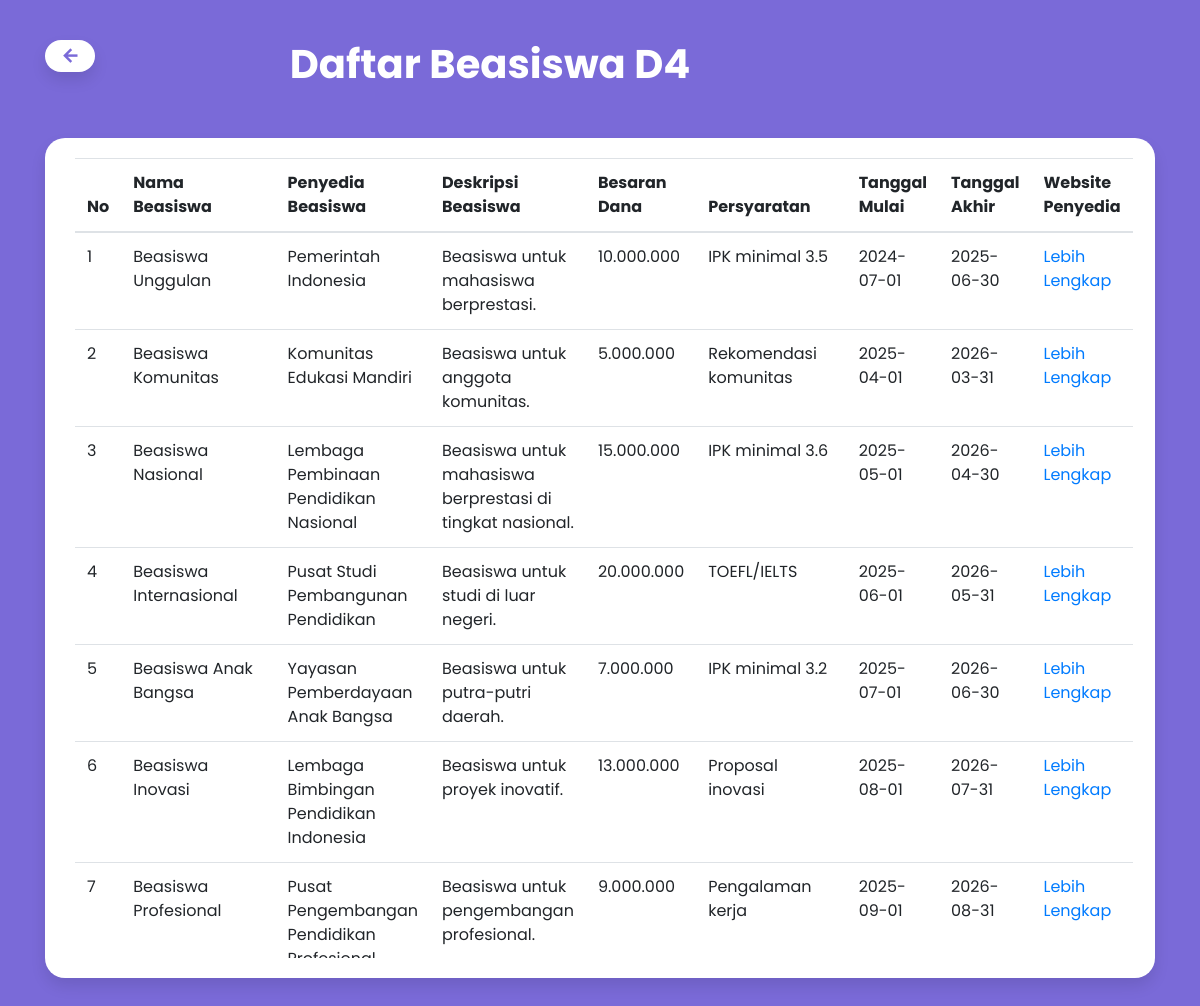
Screenshot of /BeaInfo/d4.php with the database file from the repository.
### tables this page shows
CREATE TABLE `penyedia_beasiswa` (
  `ID_PENYEDIA` varchar(10) NOT NULL,
  `NAMA_PENYEDIA` varchar(50) DEFAULT NULL,
  `WEBSITE_PENYEDIA` varchar(100) DEFAULT NULL
);

CREATE TABLE `jenis_beasiswa` (
  `ID_BEASISWA` varchar(10) NOT NULL,
  `ID_PENYEDIA` varchar(10) DEFAULT NULL,
  `NAMA_BEASISWA` varchar(50) DEFAULT NULL,
  `DESKRIPSI_BEASISWA` varchar(1000) DEFAULT NULL,
  `PERSYARATAN` varchar(1000) DEFAULT NULL,
  `BESARAN_DANA` int(11) DEFAULT NULL,
  `TANGGAL_MULAI` date DEFAULT NULL,
  `TANGGAL_AKHIR` date DEFAULT NULL
);

### BeaInfo/d4.php (the view, shortened to what this page needs)
<!DOCTYPE html>
<html lang="en">
<head>
    <link rel="stylesheet" href="https://maxcdn.bootstrapcdn.com/bootstrap/4.0.0/css/bootstrap.min.css">
    <link rel="stylesheet" href="assets/css/tablePage.css">
    <link rel="stylesheet" href="assets/css/owl.css">
    <link rel="stylesheet" href="assets/css/templatemo-scholar.css">
</head>
<body>
    <div class="container">
        <div class="row">
            <div class="col-2 text-left">
                <a href="index.php" class="btn">
                    <i class="material-icons">arrow_back</i>
                </a>
            </div>
            <h2 class="col-8 text-center">Daftar Beasiswa D4</h2>
        </div>
        <div class="table-container">
            <div class="table-responsive">
                <table class="table table-hover">
                    <thead>
                        <tr>
                            <th>No</th>
                            <th>Nama Beasiswa</th>
                            <th>Penyedia Beasiswa</th>
                            <th>Deskripsi Beasiswa</th>
                            <th>Besaran Dana</th>
                            <th>Persyaratan</th>
                            <th>Tanggal Mulai</th>
                            <th>Tanggal Akhir</th>
                            <th>Website Penyedia</th>
                        </tr>
                    </thead>
                    <tbody>
                        <?php
                            $conn = mysqli_connect("localhost", "root", "", "informasi_beasiswa");
                            $result = mysqli_query($conn, "SELECT * FROM PENYEDIA_BEASISWA JOIN JENIS_BEASISWA USING(ID_PENYEDIA) JOIN BEASISWA_JENJANG USING(ID_BEASISWA) JOIN JENJANG USING(ID_JENJANG) WHERE JENJANG_PENDIDIKAN = 'D4'");
                            $no = 1;
                            foreach ($result as $value){
                                $dana = number_format($value['BESARAN_DANA'], 0, ',', '.');
                                echo "
                                <tr>
                                    <td>".$no."</td>
                                    <td>".$value['NAMA_BEASISWA']."</td>
                                    <td>".$value['NAMA_PENYEDIA']."</td>
                                    <td>".$value['DESKRIPSI_BEASISWA']."</td>
                                    <td>".$dana."</td>
                                    <td>".$value['PERSYARATAN']."</td>
                                    <td>".$value['TANGGAL_MULAI']."</td>
                                    <td>".$value['TANGGAL_AKHIR']."</td>
                                    <td><a href='".$value['WEBSITE_PENYEDIA']."' target='_blank'>Lebih Lengkap</a></td>
                                </tr>";
                                $no++;
                            }
                        ?>
                    </tbody>
                </table>
            </div>
        </div>
    </div>
</body>
</html>

### BeaInfo/assets/css/tablePage.css (style rules this page uses)
body { background-color:#7a6ad8; }
.row { margin-top:40px; }
.text-left .btn { background-color:#fff; display: flex; align-items: center; border-radius: 20px; font-weight: 500; border: none; border-radius: 20px; box-shadow: 0px 8px 15px rgba(0, 0, 0, 0.1); transition: all 0.3s ease 0s; cursor: pointer; outline: none; }
.btn i { font-size: 20px; margin-right: 8px; margin-left:3px; color:#7a6ad8; font-weight: bold; }
.text-center { margin-bottom:0; color:white; font-weight:bold; font-size: 48px; }
.table-responsive { padding:0 10px; max-height:800px; }
.table-container { margin: 50px 0; padding: 20px; background-color: #fff; border-radius: 20px; box-shadow: 0px 8px 15px rgba(0, 0, 0, 0.1); }
@media (max-width: 1200px) { .text-left { max-width: 80px; } }
@media (max-width: 1200px) { .text-center { font-size: 40px; } }

### BeaInfo/assets/css/templatemo-scholar.css (style rules this page uses)
html, body, div, span, applet, object, iframe, h1, h2, h3, h4, h5, h6, p, blockquote, div pre, a, abbr, acronym, address, big, cite, code, del, dfn, em, font, img, ins, kbd, q, s, samp, small, strike, strong, sub, sup, tt, var, b, u, i, center, dl, dt, dd, ol, ul, li, figure, header, nav, section, article, aside, footer, figcaption { margin: 0; padding: 0; border: 0; outline: 0; }
* { box-sizing: border-box; }
html, body { font-family: 'Poppins', sans-serif; -ms-text-size-adjust: 100%; -webkit-font-smoothing: antialiased; -moz-osx-font-smoothing: grayscale; }
a { text-decoration: none !important; }
h1, h2, h3, h4, h5, h6 { color: #1e1e1e; margin-top: 0px; margin-bottom: 0px; font-weight: 700; }
html, body { font-family: 'Poppins', sans-serif; }
body { overflow-x: hidden; }

### rows the page displays
penyedia_beasiswa: jenis_beasiswa.NAMA_BEASISWA "Beasiswa Unggulan", NAMA_PENYEDIA "Pemerintah Indonesia", jenis_beasiswa.DESKRIPSI_BEASISWA "Beasiswa untuk mahasiswa berprestasi.", jenis_beasiswa.BESARAN_DANA "10.000.000", jenis_beasiswa.PERSYARATAN "IPK minimal 3.5", jenis_beasiswa.TANGGAL_MULAI "2024-07-01", jenis_beasiswa.TANGGAL_AKHIR "2025-06-30"
penyedia_beasiswa: jenis_beasiswa.NAMA_BEASISWA "Beasiswa Komunitas", NAMA_PENYEDIA "Komunitas Edukasi Mandiri", jenis_beasiswa.DESKRIPSI_BEASISWA "Beasiswa untuk anggota komunitas.", jenis_beasiswa.BESARAN_DANA "5.000.000", jenis_beasiswa.PERSYARATAN "Rekomendasi komunitas", jenis_beasiswa.TANGGAL_MULAI "2025-04-01", jenis_beasiswa.TANGGAL_AKHIR "2026-03-31"
penyedia_beasiswa: jenis_beasiswa.NAMA_BEASISWA "Beasiswa Nasional", NAMA_PENYEDIA "Lembaga Pembinaan Pendidikan Nasional", jenis_beasiswa.DESKRIPSI_BEASISWA "Beasiswa untuk mahasiswa berprestasi di tingkat nasional.", jenis_beasiswa.BESARAN_DANA "15.000.000", jenis_beasiswa.PERSYARATAN "IPK minimal 3.6", jenis_beasiswa.TANGGAL_MULAI "2025-05-01", jenis_beasiswa.TANGGAL_AKHIR "2026-04-30"
penyedia_beasiswa: jenis_beasiswa.NAMA_BEASISWA "Beasiswa Internasional", NAMA_PENYEDIA "Pusat Studi Pembangunan Pendidikan", jenis_beasiswa.DESKRIPSI_BEASISWA "Beasiswa untuk studi di luar negeri.", jenis_beasiswa.BESARAN_DANA "20.000.000", jenis_beasiswa.PERSYARATAN "TOEFL/IELTS", jenis_beasiswa.TANGGAL_MULAI "2025-06-01", jenis_beasiswa.TANGGAL_AKHIR "2026-05-31"
penyedia_beasiswa: jenis_beasiswa.NAMA_BEASISWA "Beasiswa Anak Bangsa", NAMA_PENYEDIA "Yayasan Pemberdayaan Anak Bangsa", jenis_beasiswa.DESKRIPSI_BEASISWA "Beasiswa untuk putra-putri daerah.", jenis_beasiswa.BESARAN_DANA "7.000.000", jenis_beasiswa.PERSYARATAN "IPK minimal 3.2", jenis_beasiswa.TANGGAL_MULAI "2025-07-01", jenis_beasiswa.TANGGAL_AKHIR "2026-06-30"
penyedia_beasiswa: jenis_beasiswa.NAMA_BEASISWA "Beasiswa Inovasi", NAMA_PENYEDIA "Lembaga Bimbingan Pendidikan Indonesia", jenis_beasiswa.DESKRIPSI_BEASISWA "Beasiswa untuk proyek inovatif.", jenis_beasiswa.BESARAN_DANA "13.000.000", jenis_beasiswa.PERSYARATAN "Proposal inovasi", jenis_beasiswa.TANGGAL_MULAI "2025-08-01", jenis_beasiswa.TANGGAL_AKHIR "2026-07-31"
penyedia_beasiswa: jenis_beasiswa.NAMA_BEASISWA "Beasiswa Profesional", NAMA_PENYEDIA "Pusat Pengembangan Pendidikan…", jenis_beasiswa.DESKRIPSI_BEASISWA "Beasiswa untuk pengembangan profesional.", jenis_beasiswa.BESARAN_DANA "9.000.000", jenis_beasiswa.PERSYARATAN "Pengalaman kerja", jenis_beasiswa.TANGGAL_MULAI "2025-09-01", jenis_beasiswa.TANGGAL_AKHIR "2026-08-31"
